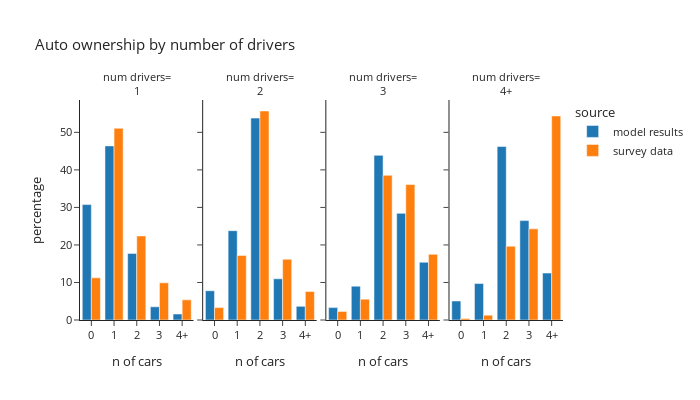

Write notebook code for a chart like this one.
### Code cell
plot_auto(hh_data.loc[hh_data['num_drivers_simple']!="0"],'num_drivers_simple','number of drivers','num drivers')

### Figure 1 — Plotly figure (JSON) as saved in the notebook; plotly's stock layout.template omitted (floating-point values rounded to 4 significant figures)
{"data": [{"alignmentgroup": "True", "hovertemplate": "source=model results<br>num_drivers_simple=1<br>auto_ownership_simple=%{x}<br>percentage=%{y}<extra></extra>", "legendgroup": "model results", "marker": {"color": "#1F77B4", "pattern": {"shape": ""}}, "name": "model results", "offsetgroup": "model results", "orientation": "v", "showlegend": true, "textposition": "auto", "type": "bar", "x": ["0", "1", "2", "3", "4+"], "xaxis": "x", "y": [30.75, 46.39, 17.75, 3.515, 1.594], "yaxis": "y"}, {"alignmentgroup": "True", "hovertemplate": "source=model results<br>num_drivers_simple=2<br>auto_ownership_simple=%{x}<br>percentage=%{y}<extra></extra>", "legendgroup": "model results", "marker": {"color": "#1F77B4", "pattern": {"shape": ""}}, "name": "model results", "offsetgroup": "model results", "orientation": "v", "showlegend": false, "textposition": "auto", "type": "bar", "x": ["0", "1", "2", "3", "4+"], "xaxis": "x2", "y": [7.792, 23.81, 53.79, 10.98, 3.634], "yaxis": "y2"}, {"alignmentgroup": "True", "hovertemplate": "source=model results<br>num_drivers_simple=3<br>auto_ownership_simple=%{x}<br>percentage=%{y}<extra></extra>", "legendgroup": "model results", "marker": {"color": "#1F77B4", "pattern": {"shape": ""}}, "name": "model results", "offsetgroup": "model results", "orientation": "v", "showlegend": false, "textposition": "auto", "type": "bar", "x": ["0", "1", "2", "3", "4+"], "xaxis": "x3", "y": [3.301, 9.017, 43.87, 28.41, 15.4], "yaxis": "y3"}, {"alignmentgroup": "True", "hovertemplate": "source=model results<br>num_drivers_simple=4+<br>auto_ownership_simple=%{x}<br>percentage=%{y}<extra></extra>", "legendgroup": "model results", "marker": {"color": "#1F77B4", "pattern": {"shape": ""}}, "name": "model results", "offsetgroup": "model results", "orientation": "v", "showlegend": false, "textposition": "auto", "type": "bar", "x": ["0", "1", "2", "3", "4+"], "xaxis": "x4", "y": [5.071, 9.713, 46.22, 26.48, 12.51], "yaxis": "y4"}, {"alignmentgroup": "True", "hovertemplate": "source=survey data<br>num_drivers_simple=1<br>auto_ownership_simple=%{x}<br>percentage=%{y}<extra></extra>", "legendgroup": "survey data", "marker": {"color": "#FF7F0E", "pattern": {"shape": ""}}, "name": "survey data", "offsetgroup": "survey data", "orientation": "v", "showlegend": true, "textposition": "auto", "type": "bar", "x": ["0", "1", "2", "3", "4+"], "xaxis": "x", "y": [11.24, 51.09, 22.39, 9.905, 5.365], "yaxis": "y"}, {"alignmentgroup": "True", "hovertemplate": "source=survey data<br>num_drivers_simple=2<br>auto_ownership_simple=%{x}<br>percentage=%{y}<extra></extra>", "legendgroup": "survey data", "marker": {"color": "#FF7F0E", "pattern": {"shape": ""}}, "name": "survey data", "offsetgroup": "survey data", "orientation": "v", "showlegend": false, "textposition": "auto", "type": "bar", "x": ["0", "1", "2", "3", "4+"], "xaxis": "x2", "y": [3.302, 17.22, 55.69, 16.18, 7.61], "yaxis": "y2"}, {"alignmentgroup": "True", "hovertemplate": "source=survey data<br>num_drivers_simple=3<br>auto_ownership_simple=%{x}<br>percentage=%{y}<extra></extra>", "legendgroup": "survey data", "marker": {"color": "#FF7F0E", "pattern": {"shape": ""}}, "name": "survey data", "offsetgroup": "survey data", "orientation": "v", "showlegend": false, "textposition": "auto", "type": "bar", "x": ["0", "1", "2", "3", "4+"], "xaxis": "x3", "y": [2.295, 5.552, 38.55, 36.09, 17.51], "yaxis": "y3"}, {"alignmentgroup": "True", "hovertemplate": "source=survey data<br>num_drivers_simple=4+<br>auto_ownership_simple=%{x}<br>percentage=%{y}<extra></extra>", "legendgroup": "survey data", "marker": {"color": "#FF7F0E", "pattern": {"shape": ""}}, "name": "survey data", "offsetgroup": "survey data", "orientation": "v", "showlegend": false, "textposition": "auto", "type": "bar", "x": ["0", "1", "2", "3", "4+"], "xaxis": "x4", "y": [0.4043, 1.293, 19.66, 24.28, 54.36], "yaxis": "y4"}], "layout": {"annotations": [{"font": {}, "showarrow": false, "text": "num drivers=<br>1", "x": 0.1175, "xanchor": "center", "xref": "paper", "y": 1.0, "yanchor": "bottom", "yref": "paper"}, {"font": {}, "showarrow": false, "text": "num drivers=<br>2", "x": 0.3725, "xanchor": "center", "xref": "paper", "y": 1.0, "yanchor": "bottom", "yref": "paper"}, {"font": {}, "showarrow": false, "text": "num drivers=<br>3", "x": 0.6275, "xanchor": "center", "xref": "paper", "y": 1.0, "yanchor": "bottom", "yref": "paper"}, {"font": {}, "showarrow": false, "text": "num drivers=<br>4+", "x": 0.8825, "xanchor": "center", "xref": "paper", "y": 1.0, "yanchor": "bottom", "yref": "paper"}], "barmode": "group", "font": {"size": 11}, "height": 400, "legend": {"title": {"text": "source"}, "tracegroupgap": 0}, "title": {"text": "Auto ownership by number of drivers"}, "width": 700, "xaxis": {"anchor": "y", "domain": [0.0, 0.235], "title": {"text": "n of cars"}}, "xaxis2": {"anchor": "y2", "domain": [0.255, 0.49], "matches": "x", "title": {"text": "n of cars"}}, "xaxis3": {"anchor": "y3", "domain": [0.51, 0.745], "matches": "x", "title": {"text": "n of cars"}}, "xaxis4": {"anchor": "y4", "domain": [0.765, 1.0], "matches": "x", "title": {"text": "n of cars"}}, "yaxis": {"anchor": "x", "domain": [0.0, 1.0], "title": {"text": "percentage"}}, "yaxis2": {"anchor": "x2", "domain": [0.0, 1.0], "matches": "y", "showticklabels": false}, "yaxis3": {"anchor": "x3", "domain": [0.0, 1.0], "matches": "y", "showticklabels": false}, "yaxis4": {"anchor": "x4", "domain": [0.0, 1.0], "matches": "y", "showticklabels": false}}}
